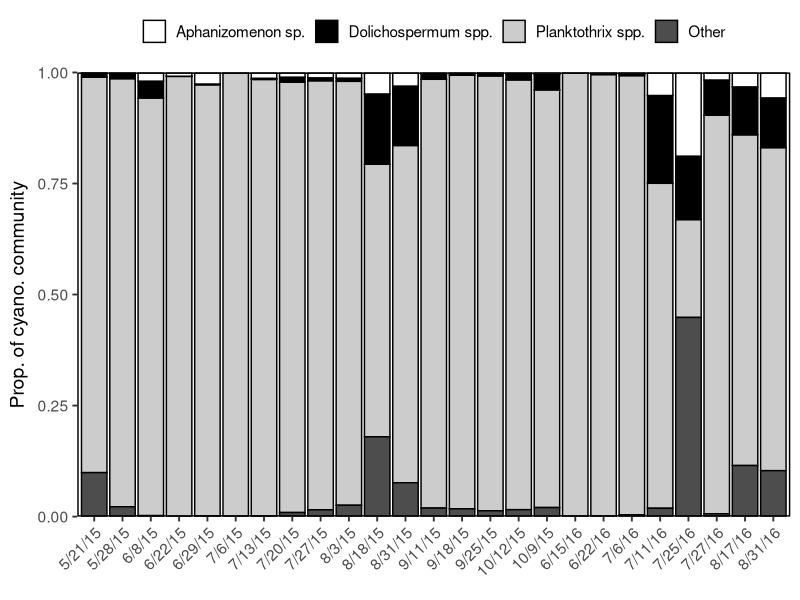

Source code (R):
#### Sandusky Bay Data: Statistics and Figures
# Manuscript: Nitrogen cycling in Sandusky Bay, Lake Erie: oscillations between strong and weak export and implications for harmful algal blooms
# Written by K. Salk (krsalkgu@uwaterloo.ca)


#### 16S iTag sequencing data for cyanobacteria ----
iTags <- read.csv("iTags_denormalized.csv")
attach(iTags)
head(iTags)

iTags$Taxa <- factor(iTags$Taxa, levels = c("Aphanizomenon", "Dolichospermum", "Planktothrix", "Other"))
iTags$Date <- factor (iTags$Date, levels = c("5/21/15", "5/28/15", "6/8/15", "6/22/15", "6/29/15", 
                                             "7/6/15", "7/13/15", "7/20/15", "7/27/15", "8/3/15",
                                             "8/18/15", "8/31/15", "9/11/15", "9/18/15", "9/25/15", 
                                             "10/12/15", "10/9/15", "6/15/16", "6/22/16", "7/6/16", 
                                             "7/11/16", "7/25/16", "7/27/16", "8/17/16", "8/31/16"))

library(ggplot2)

mytheme <- theme_bw(base_size=14, base_family="") + 
  theme(panel.border=element_rect(color="black", size=1), 
        panel.grid.major=element_line(color="white"), 
        panel.grid.minor=element_line(color="white"), 
        legend.position="top",  
        legend.background=element_rect(color="white"), 
        legend.key=element_rect(colour="black", size=0.001), 
        legend.text = element_text(size = 11),
        legend.text.align=0, 
        legend.title=element_blank(),
        axis.text.x=element_text(angle = 45, hjust = 1))

ggplot(data = iTags, aes(x=Date, y=Proportion, fill=Taxa)) + 
  geom_bar(stat="identity", position = position_stack(), color="black") +
  scale_y_continuous(expand = c(0,0)) + 
  scale_fill_manual(values = c("white", "black", "gray80", "gray30"), 
                    labels = c("Aphanizomenon sp.", "Dolichospermum spp.", "Planktothrix spp.", "Other")) +
  ylab(expression("Prop. of cyano. community")) + 
  xlab(expression("")) +
  mytheme


  